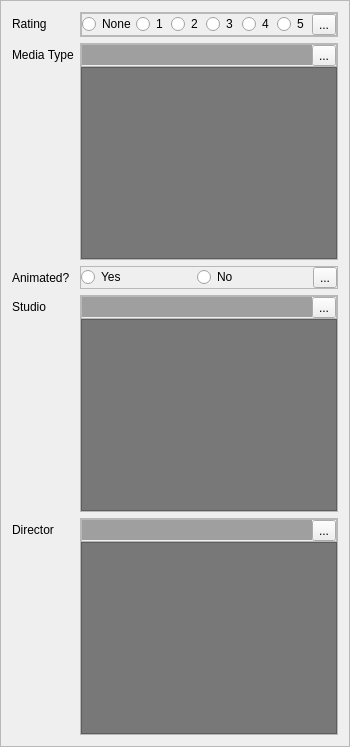
    <widget class="QFrame" name="frame_4">
     <property name="frameShape">
      <enum>QFrame::StyledPanel</enum>
     </property>
     <property name="frameShadow">
      <enum>QFrame::Sunken</enum>
     </property>
     <layout class="QFormLayout" name="formLayout_4">
      <item row="0" column="0">
       <widget class="QLabel" name="label_31">
        <property name="text">
         <string>Rating</string>
        </property>
       </widget>
      </item>
      <item row="0" column="1">
       <widget class="QFrame" name="rating">
        <property name="frameShape">
         <enum>QFrame::StyledPanel</enum>
        </property>
        <property name="frameShadow">
         <enum>QFrame::Raised</enum>
        </property>
        <layout class="QHBoxLayout" name="horizontalLayout_9">
         <property name="spacing">
          <number>0</number>
         </property>
         <property name="leftMargin">
          <number>0</number>
         </property>
         <property name="topMargin">
          <number>0</number>
         </property>
         <property name="rightMargin">
          <number>0</number>
         </property>
         <property name="bottomMargin">
          <number>0</number>
         </property>
         <item>
          <widget class="QFrame" name="frame_6">
           <property name="frameShape">
            <enum>QFrame::StyledPanel</enum>
           </property>
           <property name="frameShadow">
            <enum>QFrame::Raised</enum>
           </property>
           <layout class="QHBoxLayout" name="horizontalLayout">
            <property name="spacing">
             <number>0</number>
            </property>
            <property name="leftMargin">
             <number>0</number>
            </property>
            <property name="topMargin">
             <number>0</number>
            </property>
            <property name="rightMargin">
             <number>0</number>
            </property>
            <property name="bottomMargin">
             <number>0</number>
            </property>
            <item>
             <widget class="QRadioButton" name="rating_none">
              <property name="text">
               <string>None</string>
              </property>
             </widget>
            </item>
            <item>
             <widget class="QRadioButton" name="rating_1">
              <property name="text">
               <string>1</string>
              </property>
             </widget>
            </item>
            <item>
             <widget class="QRadioButton" name="rating_2">
              <property name="text">
               <string>2</string>
              </property>
             </widget>
            </item>
            <item>
             <widget class="QRadioButton" name="rating_3">
              <property name="text">
               <string>3</string>
              </property>
             </widget>
            </item>
            <item>
             <widget class="QRadioButton" name="rating_4">
              <property name="text">
               <string>4</string>
              </property>
             </widget>
            </item>
            <item>
             <widget class="QRadioButton" name="rating_5">
              <property name="text">
               <string>5</string>
              </property>
             </widget>
            </item>
            <item>
             <widget class="QToolButton" name="rating_button">
              <property name="text">
               <string>...</string>
              </property>
             </widget>
            </item>
           </layout>
          </widget>
         </item>
        </layout>
       </widget>
      </item>
      <item row="1" column="0">
       <widget class="QLabel" name="label_16">
        <property name="text">
         <string>Media Type</string>
        </property>
       </widget>
      </item>
      <item row="2" column="0">
       <widget class="QLabel" name="label_17">
        <property name="text">
         <string>Animated?</string>
        </property>
       </widget>
      </item>
      <item row="2" column="1">
       <widget class="QFrame" name="animated">
        <property name="frameShape">
         <enum>QFrame::StyledPanel</enum>
        </property>
        <property name="frameShadow">
         <enum>QFrame::Raised</enum>
        </property>
        <layout class="QHBoxLayout" name="horizontalLayout_4">
         <property name="leftMargin">
          <number>0</number>
         </property>
         <property name="topMargin">
          <number>0</number>
         </property>
         <property name="rightMargin">
          <number>0</number>
         </property>
         <property name="bottomMargin">
          <number>0</number>
         </property>
         <item>
          <widget class="QRadioButton" name="animated_yes">
           <property name="text">
            <string>Yes</string>
           </property>
          </widget>
         </item>
         <item>
          <widget class="QRadioButton" name="animated_no">
           <property name="text">
            <string>No</string>
           </property>
          </widget>
         </item>
         <item>
          <widget class="QToolButton" name="animated_button">
           <property name="text">
            <string>...</string>
           </property>
          </widget>
         </item>
        </layout>
       </widget>
      </item>
      <item row="3" column="0">
       <widget class="QLabel" name="label_26">
        <property name="text">
         <string>Studio</string>
        </property>
       </widget>
      </item>
      <item row="4" column="0">
       <widget class="QLabel" name="label_25">
        <property name="text">
         <string>Director</string>
        </property>
       </widget>
      </item>
      <item row="3" column="1">
       <widget class="QFrame" name="series_bleh_2">
        <property name="frameShape">
         <enum>QFrame::StyledPanel</enum>
        </property>
        <property name="frameShadow">
         <enum>QFrame::Raised</enum>
        </property>
        <layout class="QVBoxLayout" name="verticalLayout_2">
         <property name="spacing">
          <number>0</number>
         </property>
         <property name="leftMargin">
          <number>0</number>
         </property>
         <property name="topMargin">
          <number>0</number>
         </property>
         <property name="rightMargin">
          <number>0</number>
         </property>
         <property name="bottomMargin">
          <number>0</number>
         </property>
         <item>
          <widget class="QFrame" name="frame_5">
           <property name="frameShape">
            <enum>QFrame::StyledPanel</enum>
           </property>
           <property name="frameShadow">
            <enum>QFrame::Raised</enum>
           </property>
           <layout class="QHBoxLayout" name="horizontalLayout_3">
            <property name="spacing">
             <number>0</number>
            </property>
            <property name="leftMargin">
             <number>0</number>
            </property>
            <property name="topMargin">
             <number>0</number>
            </property>
            <property name="rightMargin">
             <number>0</number>
            </property>
            <property name="bottomMargin">
             <number>0</number>
            </property>
            <item>
             <widget class="QLineEdit" name="studio">
              <property name="palette">
               <palette>
                <active>
                 <colorrole role="Base">
                  <brush brushstyle="SolidPattern">
                   <color alpha="255">
                    <red>159</red>
                    <green>159</green>
                    <blue>159</blue>
                   </color>
                  </brush>
                 </colorrole>
                </active>
                <inactive>
                 <colorrole role="Base">
                  <brush brushstyle="SolidPattern">
                   <color alpha="255">
                    <red>159</red>
                    <green>159</green>
                    <blue>159</blue>
                   </color>
                  </brush>
                 </colorrole>
                </inactive>
                <disabled>
                 <colorrole role="Base">
                  <brush brushstyle="SolidPattern">
                   <color alpha="255">
                    <red>108</red>
                    <green>108</green>
                    <blue>108</blue>
                   </color>
                  </brush>
                 </colorrole>
                </disabled>
               </palette>
              </property>
              <property name="autoFillBackground">
               <bool>true</bool>
              </property>
              <property name="frame">
               <bool>false</bool>
              </property>
             </widget>
            </item>
            <item>
             <widget class="QToolButton" name="studio_button">
              <property name="text">
               <string>...</string>
              </property>
             </widget>
            </item>
           </layout>
          </widget>
         </item>
         <item>
          <widget class="QListWidget" name="studio_list">
           <property name="styleSheet">
            <string notr="true">QListWidget{background:rgb(120,120,120)}
QListWidget::item:selected{background: rgb(219, 219, 219)}
QListWidget::item:selected{color:black} </string>
           </property>
           <property name="editTriggers">
            <set>QAbstractItemView::NoEditTriggers</set>
           </property>
           <property name="alternatingRowColors">
            <bool>false</bool>
           </property>
          </widget>
         </item>
        </layout>
       </widget>
      </item>
      <item row="4" column="1">
       <widget class="QFrame" name="series_bleh_3">
        <property name="frameShape">
         <enum>QFrame::StyledPanel</enum>
        </property>
        <property name="frameShadow">
         <enum>QFrame::Raised</enum>
        </property>
        <layout class="QVBoxLayout" name="verticalLayout_3">
         <property name="spacing">
          <number>0</number>
         </property>
         <property name="leftMargin">
          <number>0</number>
         </property>
         <property name="topMargin">
          <number>0</number>
         </property>
         <property name="rightMargin">
          <number>0</number>
         </property>
         <property name="bottomMargin">
          <number>0</number>
         </property>
         <item>
          <widget class="QFrame" name="frame_10">
           <property name="frameShape">
            <enum>QFrame::StyledPanel</enum>
           </property>
           <property name="frameShadow">
            <enum>QFrame::Raised</enum>
           </property>
           <layout class="QHBoxLayout" name="horizontalLayout_6">
            <property name="spacing">
             <number>0</number>
            </property>
            <property name="leftMargin">
             <number>0</number>
            </property>
            <property name="topMargin">
             <number>0</number>
            </property>
            <property name="rightMargin">
             <number>0</number>
            </property>
            <property name="bottomMargin">
             <number>0</number>
            </property>
            <item>
             <widget class="QLineEdit" name="director">
              <property name="palette">
               <palette>
                <active>
                 <colorrole role="Base">
                  <brush brushstyle="SolidPattern">
                   <color alpha="255">
                    <red>159</red>
                    <green>159</green>
                    <blue>159</blue>
                   </color>
                  </brush>
                 </colorrole>
                </active>
                <inactive>
                 <colorrole role="Base">
                  <brush brushstyle="SolidPattern">
                   <color alpha="255">
                    <red>159</red>
                    <green>159</green>
                    <blue>159</blue>
                   </color>
                  </brush>
                 </colorrole>
                </inactive>
                <disabled>
                 <colorrole role="Base">
                  <brush brushstyle="SolidPattern">
                   <color alpha="255">
                    <red>108</red>
                    <green>108</green>
                    <blue>108</blue>
                   </color>
                  </brush>
                 </colorrole>
                </disabled>
               </palette>
              </property>
              <property name="autoFillBackground">
               <bool>true</bool>
              </property>
              <property name="frame">
               <bool>false</bool>
              </property>
             </widget>
            </item>
            <item>
             <widget class="QToolButton" name="director_button">
              <property name="text">
               <string>...</string>
              </property>
             </widget>
            </item>
           </layout>
          </widget>
         </item>
         <item>
          <widget class="QListWidget" name="director_list">
           <property name="styleSheet">
            <string notr="true">QListWidget{background:rgb(120,120,120)}
QListWidget::item:selected{background: rgb(219, 219, 219)}
QListWidget::item:selected{color:black} </string>
           </property>
           <property name="editTriggers">
            <set>QAbstractItemView::NoEditTriggers</set>
           </property>
           <property name="alternatingRowColors">
            <bool>false</bool>
           </property>
          </widget>
         </item>
        </layout>
       </widget>
      </item>
      <item row="1" column="1">
       <widget class="QFrame" name="frame_9">
        <property name="frameShape">
         <enum>QFrame::StyledPanel</enum>
        </property>
        <property name="frameShadow">
         <enum>QFrame::Raised</enum>
        </property>
        <layout class="QVBoxLayout" name="verticalLayout_5">
         <property name="spacing">
          <number>0</number>
         </property>
         <property name="leftMargin">
          <number>0</number>
         </property>
         <property name="topMargin">
          <number>0</number>
         </property>
         <property name="rightMargin">
          <number>0</number>
         </property>
         <property name="bottomMargin">
          <number>0</number>
         </property>
         <item>
          <widget class="QFrame" name="frame_11">
           <property name="frameShape">
            <enum>QFrame::StyledPanel</enum>
           </property>
           <property name="frameShadow">
            <enum>QFrame::Raised</enum>
           </property>
           <layout class="QHBoxLayout" name="horizontalLayout_8">
            <property name="spacing">
             <number>0</number>
            </property>
            <property name="leftMargin">
             <number>0</number>
            </property>
            <property name="topMargin">
             <number>0</number>
            </property>
            <property name="rightMargin">
             <number>0</number>
            </property>
            <property name="bottomMargin">
             <number>0</number>
            </property>
            <item>
             <widget class="QLineEdit" name="media_type">
              <property name="palette">
               <palette>
                <active>
                 <colorrole role="Base">
                  <brush brushstyle="SolidPattern">
                   <color alpha="255">
                    <red>159</red>
                    <green>159</green>
                    <blue>159</blue>
                   </color>
                  </brush>
                 </colorrole>
                </active>
                <inactive>
                 <colorrole role="Base">
                  <brush brushstyle="SolidPattern">
                   <color alpha="255">
                    <red>159</red>
                    <green>159</green>
                    <blue>159</blue>
                   </color>
                  </brush>
                 </colorrole>
                </inactive>
                <disabled>
                 <colorrole role="Base">
                  <brush brushstyle="SolidPattern">
                   <color alpha="255">
                    <red>63</red>
                    <green>63</green>
                    <blue>63</blue>
                   </color>
                  </brush>
                 </colorrole>
                </disabled>
               </palette>
              </property>
              <property name="autoFillBackground">
               <bool>true</bool>
              </property>
              <property name="frame">
               <bool>false</bool>
              </property>
             </widget>
            </item>
            <item>
             <widget class="QToolButton" name="media_type_button">
              <property name="text">
               <string>...</string>
              </property>
             </widget>
            </item>
           </layout>
          </widget>
         </item>
         <item>
          <widget class="QListWidget" name="media_type_list">
           <property name="styleSheet">
            <string notr="true">QListWidget{background:rgb(120,120,120)}
QListWidget::item:selected{background: rgb(219, 219, 219)}
QListWidget::item:selected{color:black} </string>
           </property>
           <property name="editTriggers">
            <set>QAbstractItemView::NoEditTriggers</set>
           </property>
          </widget>
         </item>
        </layout>
       </widget>
      </item>
     </layout>
    </widget>
